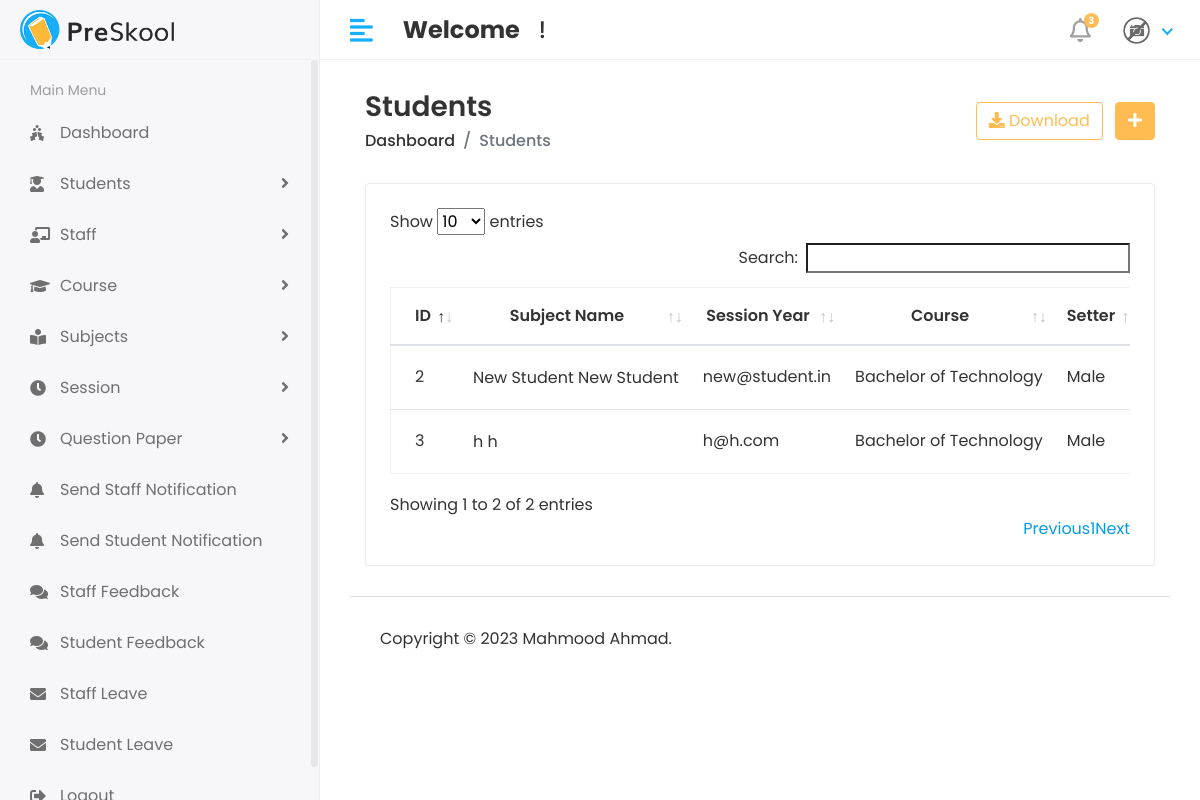
/hod/view_all_question_papers (signed in), run on an earlier commit of the app's database.
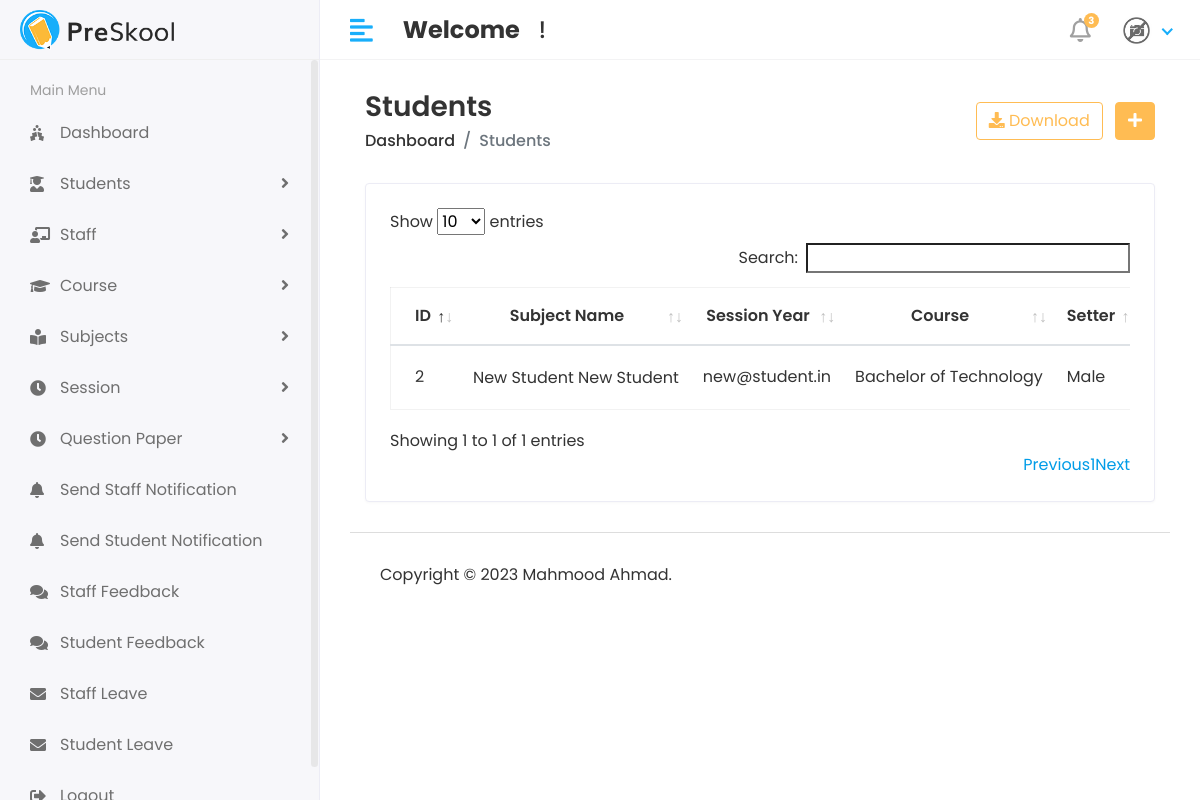
And on a later commit of the database.
### app/models.py (models this page shows, shortened)
class Student(models.Model):
    admin = models.OneToOneField(CustomUser, on_delete=models.CASCADE)
    address = models.TextField()
    gender = models.CharField(max_length=100)
    course_id = models.ForeignKey(Course, on_delete=models.DO_NOTHING)
    session_year_id = models.ForeignKey(Session_Year, on_delete=models.DO_NOTHING)
    created_at = models.DateTimeField(auto_now_add=True)
    updated_at = models.DateTimeField(auto_now=True)

class CustomUser(AbstractUser):
    USER = (
        (1, 'HOD'),
        (2, 'STAFF'),
        (3, 'STUDENT'),
    )
    user_type = models.CharField(choices=USER, max_length=50, default=1)
    profile_pic = models.ImageField(upload_to='media/profile_pic')

class Course(models.Model):
    name = models.CharField(max_length=100)
    created_at = models.DateTimeField(auto_now_add=True)
    updated_at = models.DateTimeField(auto_now=True)

### student_management_system/hod_views.py (the view)
# urls.py: path('hod/view_all_question_papers', hod_views.VIEW_QUESTION_PAPERS, name='view_all_question_papers'),
@login_required(login_url='/')
def VIEW_QUESTION_PAPERS(request):
    question_papers = QuestionPaper.objects.all()
    student = Student.objects.all()
    subject = Subject.objects.all()
    staff = Staff.objects.all()
    session_year = Session_Year.objects.all()
    logged_in_user = Staff.objects.get(id=request.user.id)
    filtered_papers = QuestionPaper.objects.filter(
        Q(question_setter_staff_id=logged_in_user) | Q(reviewer_staff_id=logged_in_user))
    context = {
        'student': student,
        'subject': subject,
        'staff': staff,
        'session_year': session_year,
        'question_papers': question_papers,
    }
    return render(request, 'hod/view_all_question_papers.html', context)

### templates/hod/view_all_question_papers.html (shortened to what this page needs)
{% extends 'base.html' %}
{% block content %}
{% load static %}
<div class="content container-fluid">
    <div class="page-header">
        <div class="row align-items-center">
            <div class="col">
                <h3 class="page-title">Students</h3>
                <ul class="breadcrumb">
                    <li class="breadcrumb-item"><a href="index.html">Dashboard</a></li>
                    <li class="breadcrumb-item active">Students</li>
                </ul>
            </div>
            <div class="col-auto text-right float-right ml-auto">
                <a href="#" class="btn btn-outline-primary mr-2"><i class="fas fa-download"></i> Download</a>
                <a href="add-student.html" class="btn btn-primary"><i class="fas fa-plus"></i></a>
            </div>
        </div>
    </div>
    <div class="row">
        <div class="col-sm-12">
            <div class="card card-table">
                <div class="card-body">
                    <div class="table-responsive">
                        <table id="table_id" class="table table-hover table-center mb-0">
                            <thead>
                            <tr>
                                <th class="text-center">ID</th>
                                <th class="text-center">Subject Name</th>
                                <th class="text-center">Session Year</th>
                                <th class="text-center">Course</th>
                                <th class="text-center">Setter</th>
                            </tr>
                            </thead>
                            <tbody>
                            {% for i in student %}
                            <tr>
                                <td>{{i.id}}</td>
                                <td>
                                    <h2 class="table-avatar">
                                        <a href="student-details.html">{{i.admin.first_name}}&nbsp;{{i.admin.last_name}}</a>
                                    </h2>
                                </td>
                                <td>{{i.admin.email}}</td>
                                <td>{{i.course_id.name}}</td>
                                <td>{{i.gender}}</td>
                            </tr>
                            {% endfor %}
                            </tbody>
                        </table>
                    </div>
                </div>
            </div>
        </div>
    </div>
</div>
{% endblock %}

### templates/base.html (shortened to what this page needs)
<!DOCTYPE html>
<html lang="en">
{% load static %}
<head>
    <link rel="stylesheet" href="{% static 'assets/plugins/bootstrap/css/bootstrap.min.css' %}">
    <link rel="stylesheet" href="{% static 'assets/plugins/fontawesome/css/fontawesome.min.css' %}">
    <link rel="stylesheet" href="{% static 'assets/plugins/fontawesome/css/all.min.css' %}">
    <link rel="stylesheet" href="{% static 'assets/css/style.css' %}">
    <link rel="stylesheet" href="{% static 'assets/plugins/datatables/datatables.min.css' %}">
</head>
<body>
<div class="main-wrapper">
    {% include 'includes/header.html' %}
    {% include 'includes/sidebar.html' %}
    <div class="page-wrapper">
        <div class="content container-fluid">
            {% block content %}
            {% endblock %}
            {% include 'includes/footer.html' %}
        </div>
    </div>
</div>
</body>
</html>

### templates/includes/header.html (shortened to what this page needs)
{% load static %}
<div class="header">
    <div class="header-left">
        <a href="{% url 'hod_home' %}" class="logo">
            <img src="{% static 'assets/img/logo.png' %}" alt="Logo">
        </a>
    </div>
    <a href="javascript:void(0);" id="toggle_btn">
        <i class="fas fa-align-left"></i>
    </a>
    <div class="top-nav-search mt-3">
        <h4><strong>Welcome</strong>&nbsp;<span>{{user.first_name}} {{user.last_name}}</span>&nbsp;!</h4>
    </div>
    <ul class="nav user-menu">
        <li class="nav-item dropdown noti-dropdown">
            <a href="#" class="dropdown-toggle nav-link" data-toggle="dropdown">
                <i class="far fa-bell"></i> <span class="badge badge-pill">3</span>
            </a>
        </li>
        <li class="nav-item dropdown has-arrow">
            <a href="#" class="dropdown-toggle nav-link" data-toggle="dropdown">
                {% if user.profile_pic == "" %}
                <span class="user-img"><img class="rounded-circle" src="{% static 'assets/img/noimg.jpg' %}" width="31"
                                            alt="Ryan Taylor"></span>
                {% else %}
                <span class="user-img"><img class="rounded-circle" src="/{{user.profile_pic}}" width="31"
                                            alt="Ryan Taylor"></span>
                {% endif %}
            </a>
        </li>
    </ul>
</div>

### templates/includes/sidebar.html (shortened to what this page needs)
{% load active_link_tags %}
<div class="sidebar" id="sidebar">
    <div class="sidebar-inner slimscroll">
        <div id="sidebar-menu" class="sidebar-menu">
            {% if user.user_type == '1' %}
            <ul>
                <li class="menu-title">
                    <span>Main Menu</span>
                </li>
                <li class="{% active_link 'hod_home' 'active' %}">
                    <a href="{% url 'hod_home' %}"><i class="fas fa-holly-berry"></i> <span>Dashboard</span></a>
                </li>
                <li class="submenu {% active_link 'add_student' 'active' %} {% active_link 'view_student' 'active' %}">
                    <a href="#"><i class="fas fa-user-graduate"></i> <span> Students</span> <span
                            class="menu-arrow"></span></a>
                </li>
                <li class="submenu {% active_link 'add_staff' 'active' %} {% active_link 'view_staff' 'active' %}">
                    <a href="#"><i class="fas fa-chalkboard-teacher"></i> <span> Staff</span> <span
                            class="menu-arrow"></span></a>
                </li>
                <li class="submenu {% active_link 'add_course' 'active' %} {% active_link 'view_course' 'active' %}">
                    <a href="#"><i class="fa fa-graduation-cap"></i> <span> Course</span> <span
                            class="menu-arrow"></span></a>
                </li>
                <li class="submenu {% active_link 'add_subject' 'active' %} {% active_link 'view_subject' 'active' %}">
                    <a href="#"><i class="fas fa-book-reader"></i> <span> Subjects</span> <span
                            class="menu-arrow"></span></a>
                </li>
                <li class="submenu {% active_link 'add_session' 'active' %} {% active_link 'view_session' 'active' %}">
                    <a href="#"><i class="fas fa-clock"></i> <span> Session</span> <span class="menu-arrow"></span></a>
                </li>
                <li class="submenu {% active_link 'upload_question_paper' 'active' %} {% active_link 'view_all_question_papers' 'active' %}">
                    <a href="#"><i class="fas fa-clock"></i> <span>Question Paper</span> <span
                            class="menu-arrow"></span></a>
                </li>
                <li class="{% active_link 'staff_send_notification' 'active' %}">
                    <a href="{% url 'staff_send_notification' %}"><i class="fa fa-bell"></i> <span> Send Staff Notification</span></a>
                </li>
                <li class="{% active_link 'student_send_notification' 'active' %}">
                    <a href="{% url 'student_send_notification' %}"><i class="fa fa-bell"></i> <span> Send Student Notification</span></a>
                </li>
                <li class="{% active_link 'staff_feedback_reply' 'active' %}">
                    <a href="{% url 'staff_feedback_reply' %}"><i class="fas fa-comments"></i>
                        <span> Staff Feedback</span></a>
                </li>
                <li class="{% active_link 'get_student_feedback' 'active' %}">
                    <a href="{% url 'get_student_feedback' %}"><i class="fas fa-comments"></i>
                        <span> Student Feedback</span></a>
                </li>
                <li class="{% active_link 'staff_leave_view' 'active' %}">
                    <a href="{% url 'staff_leave_view' %}"><i class="fas fa-envelope"></i> <span> Staff Leave</span></a>
                </li>
                <li class="{% active_link 'student_leave_view' 'active' %}">
                    <a href="{% url 'student_leave_view' %}"><i class="fas fa-envelope"></i> <span> Student Leave</span></a>
                </li>
                <li class="{% active_link 'logout' 'active' %}">
                    <a href="{% url 'logout' %}"><i class="fas fa-sign-out-alt"></i> <span> Logout</span></a>
                </li>
            </ul>
            {% endif %}
        </div>
    </div>
</div>

### templates/includes/footer.html
{% load static %}
<footer>
    <p>Copyright © 2023 Mahmood Ahmad.</p>
</footer>

What changed in the data, as far as the page shows it:
removed Student: id "3", admin.first_name "h", admin.last_name "h", admin.email "h@h.com", course_id.name "Bachelor of Technology", gender "Male"
Also different on the page:
text written by a page script: "Show entries Search: Showing 1 to 2 of 2 entries Previous 1 Next" → "Show entries Search: Showing 1 to 1 of 1 entries Previous 1 Next"
